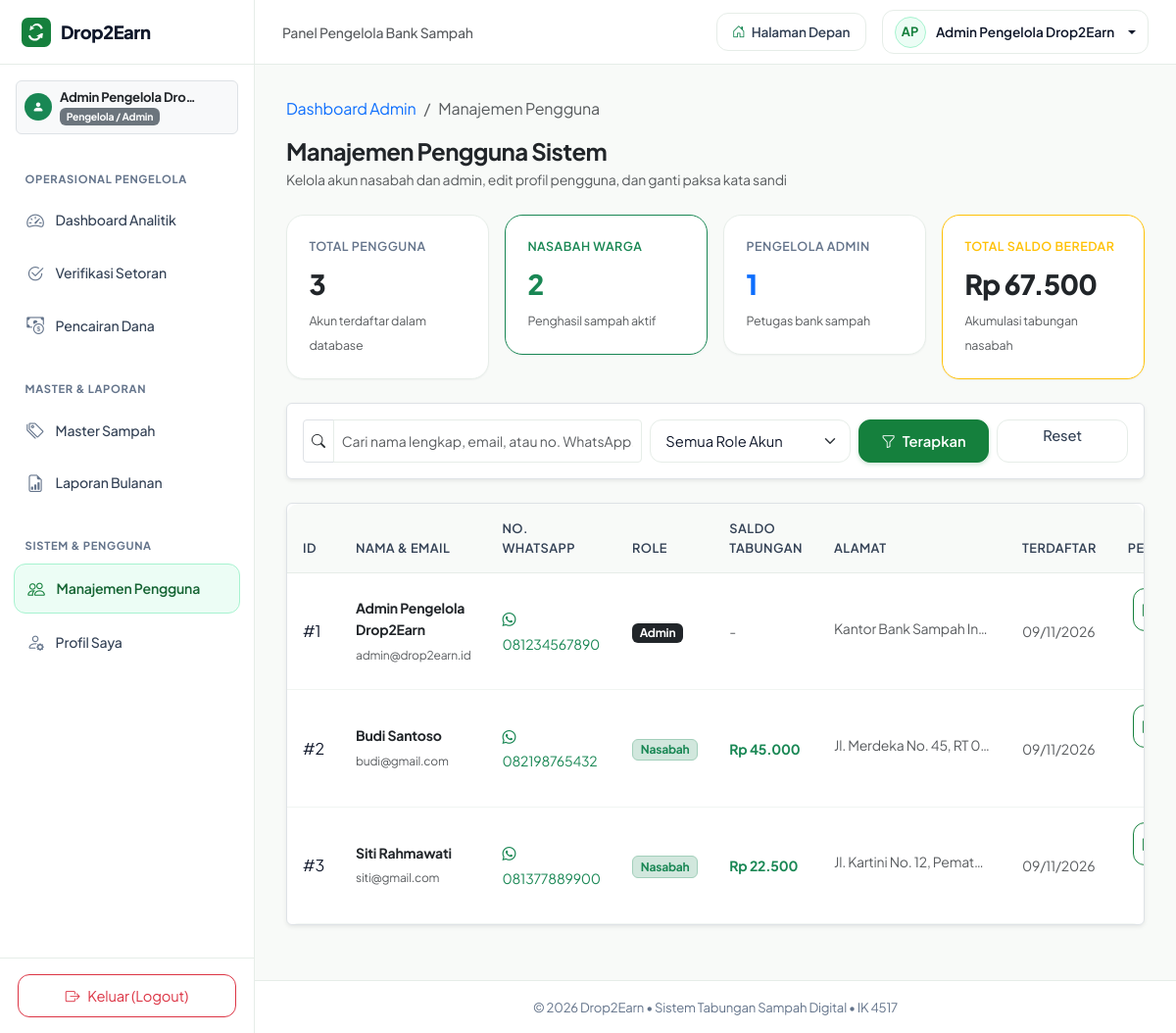
Screenshot of /admin/pengguna.php (signed in) with the database file from the repository.
### tables this page shows
CREATE TABLE IF NOT EXISTS `users` (
  `id_user` INT(11) NOT NULL AUTO_INCREMENT,
  `nama_lengkap` VARCHAR(100) NOT NULL,
  `email` VARCHAR(100) NOT NULL UNIQUE,
  `password` VARCHAR(255) NOT NULL,
  `no_hp` VARCHAR(20) NOT NULL,
  `alamat` TEXT DEFAULT NULL,
  `role` ENUM('admin', 'nasabah') NOT NULL DEFAULT 'nasabah',
  `saldo` INT(11) NOT NULL DEFAULT 0,
  `created_at` TIMESTAMP NOT NULL DEFAULT CURRENT_TIMESTAMP,
  PRIMARY KEY (`id_user`)
);

### admin/pengguna.php (the view, shortened to what the rows shown need)
<?php
require_once __DIR__ . '/../config/database.php';
require_once __DIR__ . '/../config/auth_check.php';
$where_clauses = [];
$params = [];
$types = "";
$where_sql = !empty($where_clauses) ? "WHERE " . implode(" AND ", $where_clauses) : "";
$query_users = "SELECT * FROM users {$where_sql} ORDER BY role ASC, created_at DESC";
if (!empty($params)) {
    $stmt_users = mysqli_prepare($conn, $query_users);
    mysqli_stmt_bind_param($stmt_users, $types, ...$params);
    mysqli_stmt_execute($stmt_users);
    $res_users = mysqli_stmt_get_result($stmt_users);
} else {
    $res_users = mysqli_query($conn, $query_users);
}
$users_list = [];
while ($row = mysqli_fetch_assoc($res_users)) {
    $users_list[] = $row;
}
require_once __DIR__ . '/../includes/header.php';
?>
<div class="d2e-dashboard-layout">
    <?php require_once __DIR__ . '/../includes/sidebar.php'; ?>
    <div class="d2e-dashboard-main">
        <?php require_once __DIR__ . '/../includes/topbar.php'; ?>
        <main class="d2e-dashboard-content">
            <div class="container-fluid p-0">
                <div class="d-flex flex-wrap align-items-center justify-content-between gap-3 mb-4">
                    <div>
                        <h1 class="h4 fw-bold text-dark mb-1">Manajemen Pengguna Sistem</h1>
                    </div>
                </div>
                <div class="card border shadow-sm">
                    <div class="card-body p-0">
                        <?php if (empty($users_list)): ?>
                            <div class="empty-state py-5">
                                <i class="bi bi-people empty-state-icon"></i>
                                <h2 class="h6 fw-bold text-dark mb-1">Pengguna Tidak Ditemukan</h2>
                                <p class="small text-muted mb-0">Tidak ada data pengguna yang sesuai dengan kata kunci pencarian Anda.</p>
                            </div>
                        <?php else: ?>
                            <div class="table-responsive border-0">
                                <table class="table table-hover align-middle mb-0">
                                    <thead>
                                        <tr>
                                            <th>ID</th>
                                            <th>Nama &amp; Email</th>
                                            <th>No. WhatsApp</th>
                                            <th>Role</th>
                                            <th>Saldo Tabungan</th>
                                            <th>Alamat</th>
                                            <th>Terdaftar</th>
                                            <th class="text-end">Aksi Pengelola</th>
                                        </tr>
                                    </thead>
                                    <tbody>
                                        <?php foreach ($users_list as $u): ?>
                                            <tr>
                                                <td>#<?= $u['id_user'] ?></td>
                                                <td>
                                                    <strong class="d-block text-dark small"><?= sanitize($u['nama_lengkap']) ?></strong>
                                                    <span class="text-muted" style="font-size: 0.75rem;"><?= sanitize($u['email']) ?></span>
                                                </td>
                                                <td>
                                                    <a href="https://wa.me/<?= preg_replace('/[^0-9]/', '', $u['no_hp']) ?>" target="_blank" class="text-decoration-none text-success small">
                                                        <i class="bi bi-whatsapp"></i> <?= sanitize($u['no_hp']) ?>
                                                    </a>
                                                </td>
                                                <td>
                                                    <?php if ($u['role'] === 'admin'): ?>
                                                        <span class="badge bg-dark">Admin</span>
                                                    <?php else: ?>
                                                        <span class="badge bg-success-subtle text-success border border-success-subtle">Nasabah</span>
                                                    <?php endif; ?>
                                                </td>
                                                <td>
                                                    <?php if ($u['role'] === 'nasabah'): ?>
                                                        <strong class="text-success small"><?= rupiah($u['saldo']) ?></strong>
                                                    <?php else: ?>
                                                        <span class="text-muted small">-</span>
                                                    <?php endif; ?>
                                                </td>
                                                <td>
                                                    <span class="small text-muted d-inline-block text-truncate" style="max-width: 160px;" title="<?= sanitize($u['alamat'] ?: 'Belum diisi') ?>">
                                                        <?= sanitize($u['alamat'] ?: '-') ?>
                                                    </span>
                                                </td>
                                                <td>
                                                    <small class="text-muted"><?= date('d/m/Y', strtotime($u['created_at'])) ?></small>
                                                </td>
                                                <td class="text-end">
                                                    <button type="button" class="btn btn-sm btn-outline-primary py-1 px-2 me-1 btn-edit-user"
                                                            data-bs-toggle="modal"
                                                            data-bs-target="#modalEditUser"
                                                            data-id="<?= $u['id_user'] ?>"
                                                            data-nama="<?= sanitize($u['nama_lengkap']) ?>"
                                                            data-email="<?= sanitize($u['email']) ?>"
                                                            data-phone="<?= sanitize($u['no_hp']) ?>"
                                                            data-alamat="<?= sanitize($u['alamat'] ?? '') ?>"
                                                            data-role="<?= $u['role'] ?>"
                                                            data-saldo="<?= $u['saldo'] ?>"
                                                            title="Edit Profil Pengguna">
                                                        <i class="bi bi-pencil-square"></i>
                                                    </button>
                                                </td>
                                            </tr>
                                        <?php endforeach; ?>
                                    </tbody>
                                </table>
                            </div>
                        <?php endif; ?>
                    </div>
                </div>
            </div>
        </main>
<?php require_once __DIR__ . '/../includes/dashboard_footer.php'; ?>

### includes/sidebar.php (shortened to what the rows shown need)
<?php
$logged_user = isset($conn) ? get_auth_user($conn) : null;
$role = $logged_user['role'] ?? 'nasabah';
?>
<aside class="d2e-sidebar" id="dashboardSidebar">
    <div class="px-3 pt-3 pb-2">
        <div class="d-flex align-items-center justify-content-between p-2 rounded bg-light border">
            <div class="d-flex align-items-center gap-2">
                <div style="line-height: 1.2;">
                    <div class="fw-bold text-dark text-truncate" style="max-width: 140px; font-size: 0.82rem;">
                        <?= sanitize($logged_user['nama_lengkap'] ?? 'Pengguna') ?>
                    </div>
                    <span class="badge bg-secondary" style="font-size: 0.65rem;">
                        <?= $role === 'admin' ? 'Pengelola / Admin' : 'Nasabah Warga' ?>
                    </span>
                </div>
            </div>
        </div>
    </div>
</aside>

### includes/topbar.php (shortened to what the rows shown need)
<?php
$logged_user = isset($conn) ? get_auth_user($conn) : null;
$initials = 'US';
if (!empty($logged_user['nama_lengkap'])) {
    $words = explode(' ', trim($logged_user['nama_lengkap']));
    $initials = strtoupper(substr($words[0], 0, 1) . (isset($words[1]) ? substr($words[1], 0, 1) : ''));
}
?>
<header class="d2e-topbar">
    <div class="d-flex align-items-center gap-2 gap-sm-3">
        <div class="dropdown">
            <button class="d2e-user-pill dropdown-toggle" type="button" data-bs-toggle="dropdown" aria-expanded="false">
                <div class="d2e-user-avatar"><?= $initials ?></div>
                <span class="d-none d-md-inline"><?= sanitize($logged_user['nama_lengkap'] ?? 'Pengguna') ?></span>
            </button>
        </div>
    </div>
</header>

### rows the page displays
users: nama_lengkap "Admin Pengelola Dro…", nama_lengkap "AP", nama_lengkap "Admin Pengelola Drop2Earn", id_user "1", email "admin@drop2earn.id", no_hp "081234567890", role "Admin", alamat "Kantor Bank Sampah In…", created_at "09/11/2026"
users: id_user "2", nama_lengkap "Budi Santoso", email "budi@gmail.com", no_hp "082198765432", role "Nasabah", saldo "Rp 45.000", alamat "Jl. Merdeka No. 45, RT 0…", created_at "09/11/2026"
users: id_user "3", nama_lengkap "Siti Rahmawati", email "siti@gmail.com", no_hp "081377889900", role "Nasabah", saldo "Rp 22.500", alamat "Jl. Kartini No. 12, Pemat…", created_at "09/11/2026"

### other values shown
$user_stats['total_users'] "3"
$user_stats['total_nasabah'] "2"
$user_stats['total_admin'] "1"
rupiah($user_stats['total_saldo_nasabah']) "Rp 67.500"
